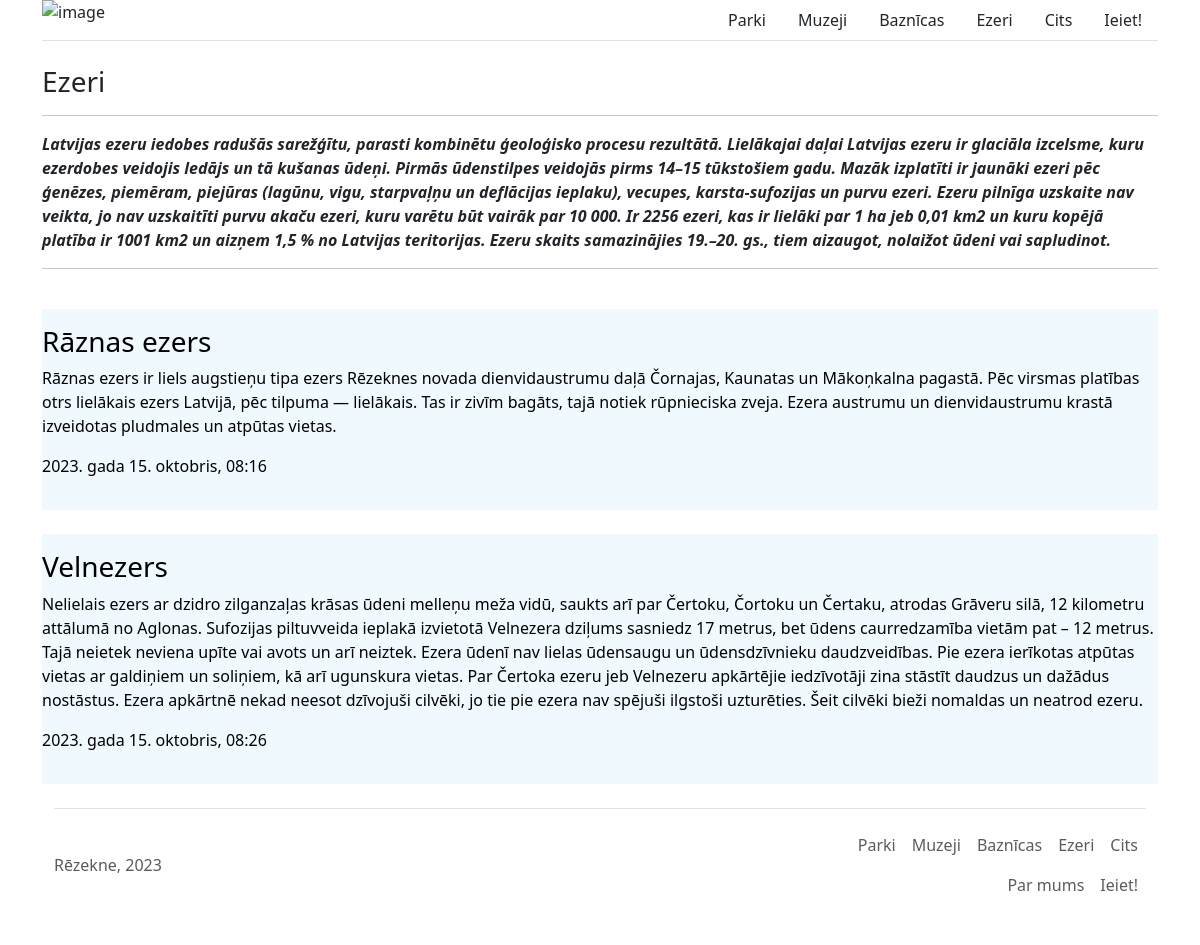
The app's page /lakes/ with its own data.
### main/models.py (models this page shows, shortened)
class Category(models.Model):
   title = models.CharField(max_length=60)
   description = models.TextField(blank=True, null=True)
   class Meta:
        verbose_name_plural = "Categories"

class Article(models.Model):
    title = models.CharField(max_length=60)
    text = HTMLField()
    category = models.ForeignKey(Category, on_delete=models.CASCADE, blank=True, null=True)
    author = models.ForeignKey(User, on_delete=models.CASCADE, blank=True, null=True)
    pub_date = models.DateTimeField(auto_now_add=True, blank=True, null=True)

### main/views.py (the view)
# urls.py: path("lakes/", views.lakes_category, name="lakes"),
def lakes_category(request):
    category = Category.objects.get(title='Ezeri')
    articles = Article.objects.filter(category = category)
    return render(request, "lakes.html", {"category": category, "articles": articles})

### main/template/lakes.html (shortened to what this page needs)
{% extends 'base.html' %}
{% block content %}
    <h3>{{ category.title }}</h3>
    <hr>
    <p style="font-weight: bold; font-style: italic;">{{category.description}}</p>
    <hr><br>
    {% for article in articles %}
    <div class="article-item py-3 mb-4" style="background-color: rgb(240, 249, 253);">
     <a href="{% url 'article' article.id %}" class="article-link">
         <h3>{{ article.title }}</h3>
         <p>{{article.text|safe}}</p>
         <p>{{ article.pub_date }}</p>
     </a>
    </div>
     {% endfor %}
{% endblock content %}

### static/CSS/base.css (style rules this page uses)
body { margin: 0px; padding: 0px; }
.article-link { text-decoration: none; color: black; }

### records on screen
Category: title "Ezeri", description "Latvijas ezeru iedobes radušās sarežģītu, parasti kombinētu ģeoloģisko procesu rezultātā. Lielākajai daļai Latvijas ezeru ir glaciāla izcelsme, kuru ezerdobes veidojis ledājs un tā kušanas ūdeņi. Pirmās ūdenstilpes veidojās pirms 14–15 tūkstošiem gadu. Mazāk izplatīti ir jaunāki ezeri pēc ģenēzes, piemēram, piejūras (lagūnu, vigu, starpvaļņu un deflācijas ieplaku), vecupes, karsta-sufozijas un purvu ezeri. Ezeru pilnīga uzskaite nav veikta, jo nav uzskaitīti purvu akaču ezeri, kuru varētu būt vairāk par 10 000. Ir 2256 ezeri, kas ir lielāki par 1 ha jeb 0,01 km2 un kuru kopējā platība ir 1001 km2 un aizņem 1,5 % no Latvijas teritorijas. Ezeru skaits samazinājies 19.–20. gs., tiem aizaugot,…"
Article: title "Rāznas ezers", text "Rāznas ezers ir liels augstieņu tipa ezers Rēzeknes novada dienvidaustrumu daļā Čornajas, Kaunatas un Mākoņkalna pagastā. Pēc virsmas platības otrs lielākais ezers Latvijā, pēc tilpuma — lielākais. Tas ir zivīm bagāts, tajā notiek rūpnieciska zveja. Ezera austrumu un dienvidaustrumu krastā izveidotas pludmales un atpūtas vietas.", pub_date "2023. gada 15. oktobris, 08:16"
Article: title "Velnezers", text "Nelielais ezers ar dzidro zilganzaļas krāsas ūdeni melleņu meža vidū, saukts arī par Čertoku, Čortoku un Čertaku, atrodas Grāveru silā, 12 kilometru attālumā no Aglonas. Sufozijas piltuvveida ieplakā izvietotā Velnezera dziļums sasniedz 17 metrus, bet ūdens caurredzamība vietām pat – 12 metrus. Tajā neietek neviena upīte vai avots un arī neiztek. Ezera ūdenī nav lielas ūdensaugu un ūdensdzīvnieku daudzveidības. Pie ezera ierīkotas atpūtas vietas ar galdiņiem un soliņiem, kā arī ugunskura vietas. Par Čertoka ezeru jeb Velnezeru apkārtējie iedzīvotāji zina stāstīt daudzus un dažādus nostāstus. Ezera apkārtnē nekad neesot dzīvojuši cilvēki, jo tie pie ezera nav spējuši ilgstoši uzturēties.…", pub_date "2023. gada 15. oktobris, 08:26"
